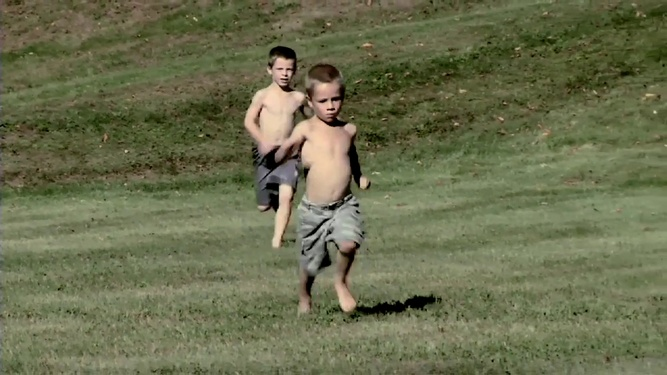
#> input picture data/test_images/000001163.jpg, 667 x 375 px, shrunk from 1280 x 720 before the run
$ jupyter execute --allow-errors haar_cascade.ipynb
#> lines starting #> are read from the running program, lines starting #| are printed output that depends on the picture
# **Haar Cascade**

[cell 1]
# 2021 (c) Micha Johannes Birklbauer
#
# https://github.com/t0xic-m/
# micha.birklbauer@gmail.com

[cell 2]
## useful: https://docs.opencv.org/3.4/dc/d88/tutorial_traincascade.html

[cell 3]
import numpy as np
import cv2
import os
import subprocess
import fileinput
import time


# path definitions
pp = "D:\\Users\\Micha\\Documents\\GitHub\\object_localisation\\notebooks\\" # project_path
trainImgPathPos = pp + "haar_cascade\\refImages_raw"
# false images taken from:
# https://ai.vub.ac.be/
# http://arti.vub.ac.be/research/colour/data/imagesets.zip
trainImgPathNeg = pp + "haar_cascade\\false_images"

openCVbinPath = pp + "haar_cascade\\opencv\\build\\x64\\vc15\\bin"
openCVAnnotationToolExe = "opencv_annotation.exe"
openCVSamplesToolExe = "opencv_createsamples.exe"
openCVTrainCascadeToolExe = "opencv_traincascade.exe"
cascadeResultPath = pp + "haar_cascade\\trained_cascade"

tgtFileExtensionTuple = ext = [".JPEG", ".jpg", ".png"]
fileDictName = "out.txt"
annotationFileName = "annotation.txt"
vectorFileName = "samples.vect"

[cell 4]
# [32 lines left out: functions prepareSamplesAsVectFile, trainHaarCascade, not called in this run]

[cell 5]
import pandas as pd

#> (the rest of this cell did not finish here and is left out)

## **Prepare out.txt files**

[cell 6]
lines = ""
#> (the rest of this cell did not finish here and is left out)

#> (a cell that did not finish here is left out)

## **Prepare annotation file**

[cell 8]
lines = ""
#> (the rest of this cell did not finish here and is left out)

## **Prepare samples**

[cell 9]
## do this manually via terminal
## e.g. python haar_cascade_1.py
# prepareSamplesAsVectFile(trainImgPathPos, os.path.join(trainImgPathNeg, fileDictName), vectorFileName)

## **Train Haar Cascade**

[cell 10]
## do this manually via terminal
## e.g. python haar_cascade_2.py
# trainHaarCascade(cascadeResultPath, trainImgPathPos, vectorFileName, os.path.join(trainImgPathNeg, fileDictName))

[cell 11]
"""
===== TRAINING 19-stage =====
<BEGIN
POS count : consumed   100 : 100
NEG count : acceptanceRatio    200 : 0.000290808
Precalculation time: 4.174
+----+---------+---------+
|  N |    HR   |    FA   |
+----+---------+---------+
|   1|        1|        1|
+----+---------+---------+
|   2|        1|        1|
+----+---------+---------+
|   3|        1|        1|
+----+---------+---------+
|   4|        1|     0.25|
+----+---------+---------+
END>
Training until now has taken 0 days 0 hours 22 minutes 37 seconds.
Press Enter to continue...
""";

## **Haar Cascade Results**

[cell 12]
from matplotlib import pyplot as plt
import imageio

cascade = cv2.CascadeClassifier("haar_cascade/trained_cascade/cascade.xml")

# return [xmin, ymin, xmax, ymax]
def get_box(filename, strat = 1, i = 0):
    # [7 lines left out: function get_box_alt, not called in this run]

    def get_box_minmax(filename):
#> called with filename = '../data/test_images/000001163.jpg'
        img = cv2.imread(filename)
#> img is the input picture: shape (375, 667, 3); mean B, G, R 77.8, 109.5, 106
        result = cascade.detectMultiScale(img)
#> result = [[279, 33, 34, 68], [277, 112, 72, 143], [298, 220, 34, 67], [331, 241, 39, 77], [297, 257, 41, 81], [337, 112, 69, 137]]
        xmin = []
        xmax = []
        ymin = []
        ymax = []
        if len(result) > 0:
            for res in result:
                xmin.append(res[0])
                ymin.append(res[1])
                xmax.append(res[0] + res[2])
                ymax.append(res[1] + res[3])
#> this loop made 6 passes
#> after the loop, xmax = [313, 349, 332, 370, 338, 406]; xmin = [279, 277, 298, 331, 297, 337]; ymax = [101, 255, 287, 318, 338, 249]; ymin = [33, 112, 220, 241, 257, 112]
            return [min(xmin), min(ymin), max(xmax), max(ymax)]
        else:
            return [0, 0, 0, 0]

    # [16 lines left out: function get_box_mean, not called in this run]

    if strat == 1:
        return get_box_minmax(filename)
    elif strat == 2:
        return get_box_mean(filename)
    else:
        return get_box_alt(filename, i)

# return image with bounding box + save to current directory
def visualize_bbox(filename, bbox = None, show = False, save = True):
#> called with filename = '../data/test_images/000001163.jpg', show = True, save = False
    img = imageio.imread(filename, as_gray = False)
    if bbox is not None:
        start_x = round(bbox[0])
#> start_x = 277
        start_y = round(bbox[1])
#> start_y = 33
        end_x = round(bbox[2])
#> end_x = 406
        end_y = round(bbox[3])
#> end_y = 338
        new_img = img.copy()
        new_img = cv2.rectangle(new_img, (start_x, start_y), (end_x, end_y), (0, 0, 255), 2)
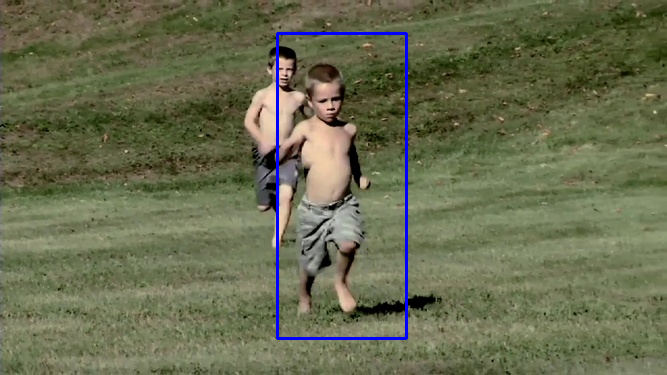
#> new_img: shape (375, 667, 3); mean R, G, B 104.8, 108.3, 79.5
        if show:
            plt.figure()
            f, axarr = plt.subplots(1,2)
            axarr[0].imshow(img)
            axarr[1].imshow(new_img)
            plt.show()
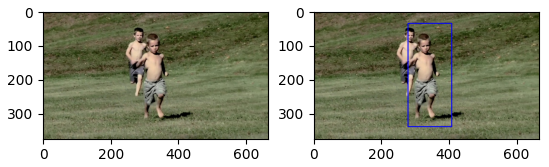
#> figure drawn by matplotlib, 2 panels
        if save:
            imageio.imwrite(filename.split(".")[0] + "_bb.jpg", new_img)
        return new_img
    else:
        print("WARNING: No bounding box provided!")
        if save:
            imageio.imwrite(filename.split(".")[0] + "_bb.jpg", img)
        return img

## **Test on a sample image**

[cell 13]
test = {"filename": "../data/test_images/000001163.jpg"}
test["bbox"] = get_box(test["filename"])
visualize_bbox(test["filename"], test["bbox"], show = True, save = False);

## **Testing on our test sample**

#> (a cell that did not finish here is left out)

[cell 15]
# [10 lines left out: function pred_boxes, not called in this run]

#> (the rest of this cell did not finish here and is left out)

#> (a cell that did not finish here is left out)

## **Calculating mAP**

[cell 17]
# implementation according to: https://datanics.blogspot.com/2020/11/understanding-mean-average-precision.html

# jaccard index
# [19 lines left out: function IoU, not called in this run]

#> (the rest of this cell did not finish here and is left out)

#> (a cell that did not finish here is left out)

[cell 19]
# calculating Precision and recall
Precision = []
#> Precision = []
Recall = []

TP = FP = 0
#> (the rest of this cell did not finish here and is left out)

#> (a cell that did not finish here is left out)

[cell 21]
prec_at_rec = []

for recall_level in np.linspace(0.0, 1.0, 11):
    try:
        x = test_df[test_df["Recall"] >= recall_level]["Precision"]
        prec = max(x)
    except:
        prec = 0.0
    prec_at_rec.append(prec)
avg_prec = np.mean(prec_at_rec)
print("11 point precision is ", prec_at_rec)
print("mAP is ", avg_prec)
